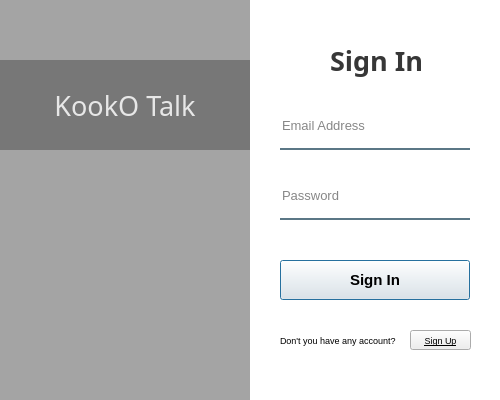
<?xml version="1.0" encoding="UTF-8"?>
<ui version="4.0">
 <class>Dialog</class>
 <widget class="QDialog" name="Dialog">
  <property name="geometry">
   <rect>
    <x>0</x>
    <y>0</y>
    <width>500</width>
    <height>400</height>
   </rect>
  </property>
  <property name="windowTitle">
   <string>Dialog</string>
  </property>
  <property name="styleSheet">
   <string notr="true"/>
  </property>
  <widget class="QLabel" name="label">
   <property name="geometry">
    <rect>
     <x>0</x>
     <y>0</y>
     <width>250</width>
     <height>400</height>
    </rect>
   </property>
   <property name="styleSheet">
    <string notr="true">border-image: url(:/newPrefix/kookmin_background.jpg);
</string>
   </property>
   <property name="text">
    <string/>
   </property>
  </widget>
  <widget class="QLabel" name="label_2">
   <property name="geometry">
    <rect>
     <x>0</x>
     <y>0</y>
     <width>250</width>
     <height>400</height>
    </rect>
   </property>
   <property name="styleSheet">
    <string notr="true">background-color:rgba(0,0,0,80);
</string>
   </property>
   <property name="text">
    <string/>
   </property>
  </widget>
  <widget class="QLabel" name="label_3">
   <property name="geometry">
    <rect>
     <x>250</x>
     <y>0</y>
     <width>250</width>
     <height>400</height>
    </rect>
   </property>
   <property name="styleSheet">
    <string notr="true">background-color: rgba(255, 255, 255, 255);
</string>
   </property>
   <property name="text">
    <string/>
   </property>
  </widget>
  <widget class="QLabel" name="loginLabel">
   <property name="geometry">
    <rect>
     <x>330</x>
     <y>40</y>
     <width>100</width>
     <height>40</height>
    </rect>
   </property>
   <property name="font">
    <font>
     <family>나눔고딕 ExtraBold</family>
     <pointsize>20</pointsize>
     <weight>75</weight>
     <bold>true</bold>
    </font>
   </property>
   <property name="styleSheet">
    <string notr="true">color: rgba(0, 0, 0, 200);</string>
   </property>
   <property name="text">
    <string>Sign In</string>
   </property>
  </widget>
  <widget class="QLineEdit" name="unameLineEdit">
   <property name="geometry">
    <rect>
     <x>280</x>
     <y>110</y>
     <width>190</width>
     <height>40</height>
    </rect>
   </property>
   <property name="font">
    <font>
     <pointsize>10</pointsize>
    </font>
   </property>
   <property name="styleSheet">
    <string notr="true">background-color: rgba(0, 0, 0, 0);
border:none;
border-bottom: 2px solid rgba(46, 82, 101, 200);
color: rgba(0, 0, 0, 240);
padding-bottom:7px;</string>
   </property>
   <property name="text">
    <string/>
   </property>
   <property name="placeholderText">
    <string>Email Address</string>
   </property>
  </widget>
  <widget class="QLineEdit" name="pwLineEdit">
   <property name="geometry">
    <rect>
     <x>280</x>
     <y>180</y>
     <width>190</width>
     <height>40</height>
    </rect>
   </property>
   <property name="font">
    <font>
     <pointsize>10</pointsize>
    </font>
   </property>
   <property name="styleSheet">
    <string notr="true">background-color: rgba(0, 0, 0, 0);
border:none;
border-bottom: 2px solid rgba(46, 82, 101, 200);
color: rgba(0, 0, 0, 240);
padding-bottom:7px;</string>
   </property>
   <property name="text">
    <string/>
   </property>
   <property name="placeholderText">
    <string>Password</string>
   </property>
  </widget>
  <widget class="QPushButton" name="loginButton">
   <property name="geometry">
    <rect>
     <x>280</x>
     <y>260</y>
     <width>190</width>
     <height>40</height>
    </rect>
   </property>
   <property name="font">
    <font>
     <pointsize>11</pointsize>
     <weight>75</weight>
     <bold>true</bold>
    </font>
   </property>
   <property name="text">
    <string>Sign In</string>
   </property>
  </widget>
  <widget class="QLabel" name="label_5">
   <property name="geometry">
    <rect>
     <x>0</x>
     <y>60</y>
     <width>250</width>
     <height>90</height>
    </rect>
   </property>
   <property name="styleSheet">
    <string notr="true">background-color: rgba(0, 0, 0, 70);</string>
   </property>
   <property name="text">
    <string/>
   </property>
  </widget>
  <widget class="QLabel" name="label_6">
   <property name="geometry">
    <rect>
     <x>0</x>
     <y>90</y>
     <width>250</width>
     <height>30</height>
    </rect>
   </property>
   <property name="font">
    <font>
     <family>Franklin Gothic Demi Cond</family>
     <pointsize>20</pointsize>
     <weight>50</weight>
     <bold>false</bold>
    </font>
   </property>
   <property name="styleSheet">
    <string notr="true">color: rgba(255, 255, 255, 210);</string>
   </property>
   <property name="text">
    <string>KookO Talk</string>
   </property>
   <property name="alignment">
    <set>Qt::AlignCenter</set>
   </property>
  </widget>
  <widget class="QLabel" name="label_7">
   <property name="geometry">
    <rect>
     <x>280</x>
     <y>330</y>
     <width>191</width>
     <height>20</height>
    </rect>
   </property>
   <property name="font">
    <font>
     <pointsize>7</pointsize>
    </font>
   </property>
   <property name="text">
    <string>Don't you have any account?</string>
   </property>
  </widget>
  <widget class="QPushButton" name="signupButton">
   <property name="geometry">
    <rect>
     <x>410</x>
     <y>330</y>
     <width>61</width>
     <height>20</height>
    </rect>
   </property>
   <property name="font">
    <font>
     <pointsize>7</pointsize>
     <underline>true</underline>
    </font>
   </property>
   <property name="styleSheet">
    <string notr="true">text-decoration: underline;</string>
   </property>
   <property name="text">
    <string>Sign Up</string>
   </property>
  </widget>
 </widget>
 <resources>
  <include location="test.qrc"/>
 </resources>
 <connections/>
</ui>
